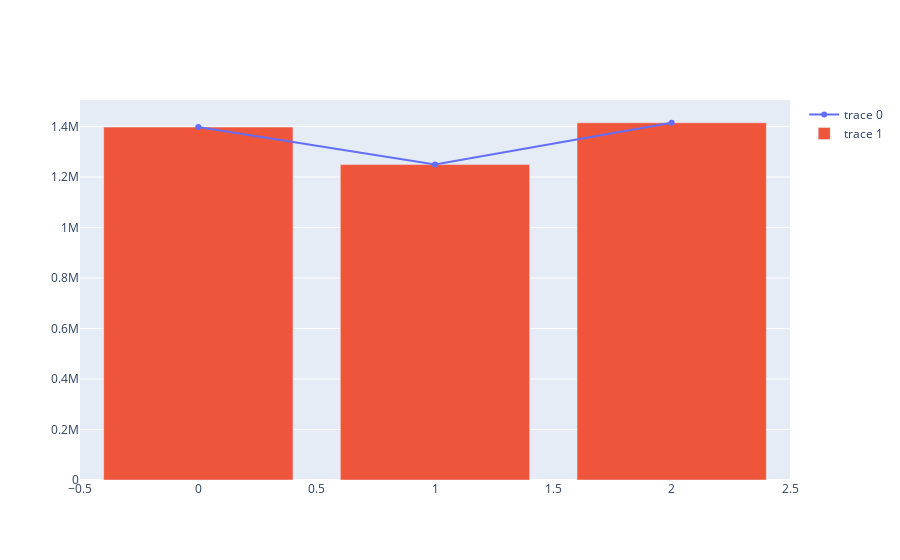

Notebook cell for this chart:
### Code cell
fig = go.Figure()
fig.add_trace(
    go.Scatter(
        y=[rougher_sum1,primary_sum1,final_sum1]
    ))

fig.add_trace(
    go.Bar(
        y=[rougher_sum1,primary_sum1,final_sum1]
    ))

fig.show()

### Figure 1 — Plotly figure (JSON) as saved in the notebook; plotly's stock layout.template omitted (floating-point values rounded to 4 significant figures)
{"data": [{"type": "scatter", "y": [1398000.0, 1249000.0, 1415000.0]}, {"type": "bar", "y": [1398000.0, 1249000.0, 1415000.0]}], "layout": {}}
